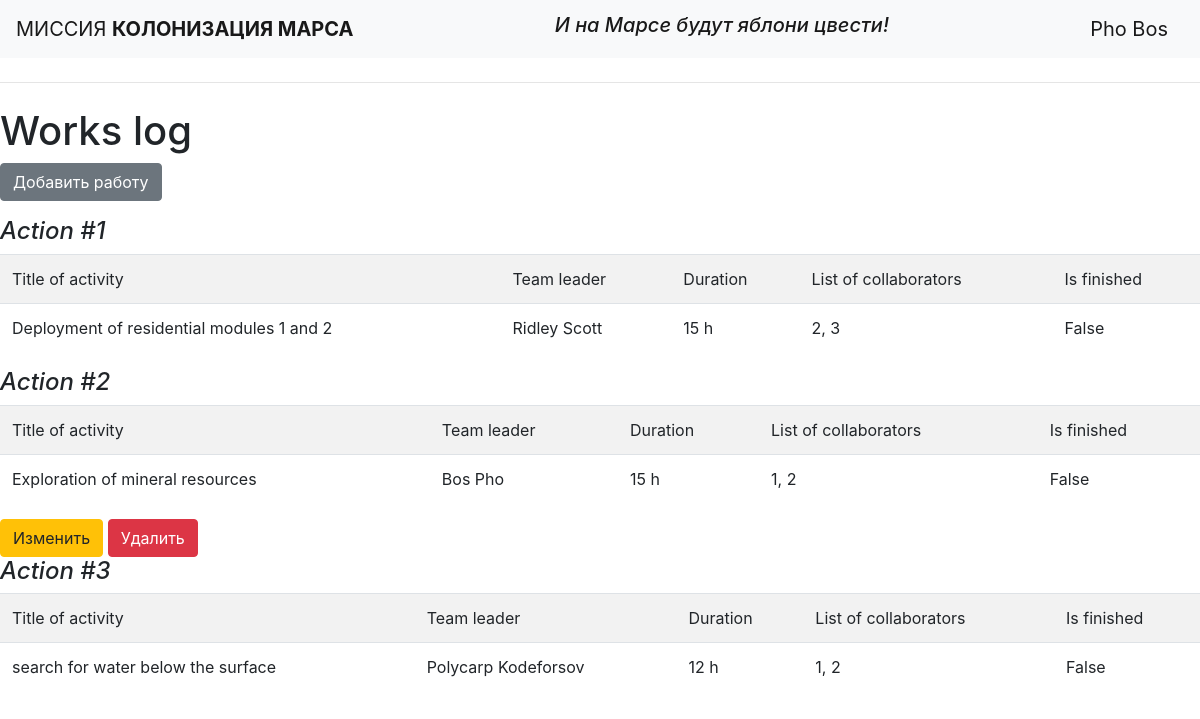
The page / (signed in) on the database its author committed.
### data/users.py (models this page shows, shortened)
class User(SqlAlchemyBase, UserMixin):
    __tablename__ = 'users'
    id = sqlalchemy.Column(sqlalchemy.Integer, primary_key=True, autoincrement=True)
    surname = sqlalchemy.Column(sqlalchemy.String)
    name = sqlalchemy.Column(sqlalchemy.String)
    age = sqlalchemy.Column(sqlalchemy.Integer)
    position = sqlalchemy.Column(sqlalchemy.String)
    speciality = sqlalchemy.Column(sqlalchemy.String)
    address = sqlalchemy.Column(sqlalchemy.String)
    email = sqlalchemy.Column(sqlalchemy.String, unique=True)
    hashed_password = sqlalchemy.Column(sqlalchemy.String)
    modified_date = sqlalchemy.Column(sqlalchemy.DateTime, default=datetime.datetime.now)

### data/jobs.py (models this page shows)
class Jobs(SqlAlchemyBase):
    __tablename__ = 'jobs'
    id = sqlalchemy.Column(sqlalchemy.Integer, primary_key=True, autoincrement=True)
    team_leader = sqlalchemy.Column(sqlalchemy.Integer)
    job = sqlalchemy.Column(sqlalchemy.String)
    work_size = sqlalchemy.Column(sqlalchemy.Integer)
    collaborators = sqlalchemy.Column(sqlalchemy.String)
    start_date = sqlalchemy.Column(sqlalchemy.DateTime, default=datetime.datetime.now)
    end_date = sqlalchemy.Column(sqlalchemy.DateTime)
    is_finished = sqlalchemy.Column(sqlalchemy.Boolean)

### main.py (the view)
@app.route("/")
def index():
    db_sess = db_session.create_session()
    return render_template("index.html", jobs=db_sess.query(Jobs), users=db_sess.query(User))

### data/db_session.py (called while the page is built)
def create_session() -> Session:
    global __factory
    return __factory()

### main.py (called while the page is built)
@login_manager.user_loader
def load_user(user_id):
    db_sess = db_session.create_session()
    return db_sess.query(User).get(user_id)

### templates/index.html
{% extends "base.html" %}
{% block content %}
<h1>Works log</h1>
{% if current_user.is_authenticated %}
<p><a href="addjob" class="btn btn-secondary">Добавить работу</a></p>
{% endif %}
{% for job in jobs%}
<h4><i>Action #{{job.id}}</i></h4>
<table class="table table-striped">
    <tr>
        <td>Title of activity</td>
        <td>Team leader</td>
        <td>Duration</td>
        <td>List of collaborators</td>
        <td>Is finished</td>
    </tr>
    <tr>
        <td>{{job.job}}</td>
        <td>{{users[job.team_leader - 1].name}} {{users[job.team_leader - 1].surname}}</td>
        <td>{{job.work_size}} h</td>
        <td>{{job.collaborators}}</td>
        <td>{{job.is_finished}}</td>
    </tr>
</table>
{% if current_user.is_authenticated and current_user.id in (job.team_leader, 1)%}
    <div>
        <a href="/jobs/{{ job.id }}" class="btn btn-warning">
            Изменить
        </a>
        <a href="/deletejob/{{ job.id }}" class="btn btn-danger">
            Удалить
        </a>
    </div>
{% endif %}
{% endfor %}
{% endblock %}

### templates/base.html (shortened to what this page needs)
<!DOCTYPE html>
<html lang="en">
<head>
    <link rel="stylesheet"
          href="https://stackpath.bootstrapcdn.com/bootstrap/4.4.1/css/bootstrap.min.css"
>
</head>
<body>
<header>
    <nav class="navbar navbar-light bg-light">
        <a class="navbar-brand" href="#">МИССИЯ <b>КОЛОНИЗАЦИЯ МАРСА</b></a>
        <h4><i><a class="navbar-brand" href="#">И на Марсе будут яблони цвести!</a></i></h4>
        {% if current_user.is_authenticated %}
        <a class="navbar-brand" href="/logout">{{ current_user.surname }} {{ current_user.name }}</a>
        {% else %}
        <p>
            <a class="btn btn-primary " href="/register">Зарегистрироваться</a>
            <a class="btn btn-success" href="/login">Войти</a>
        </p>
        {% endif %}
    </nav>
</header>
</body>
<hr class="my-4">
{% block content %}{% endblock %}
</html>

### rows shown on the page
User: surname "Pho", name "Bos"
Jobs: id "1", job "Deployment of residential modules 1 and 2", team_leader.name "Ridley", team_leader.surname "Scott", work_size "15", collaborators "2, 3", is_finished "False"
Jobs: id "2", job "Exploration of mineral resources", team_leader.name "Bos", team_leader.surname "Pho", work_size "15", collaborators "1, 2", is_finished "False"
Jobs: id "3", job "search for water below the surface", team_leader.name "Polycarp", team_leader.surname "Kodeforsov", work_size "12", collaborators "1, 2", is_finished "False"
